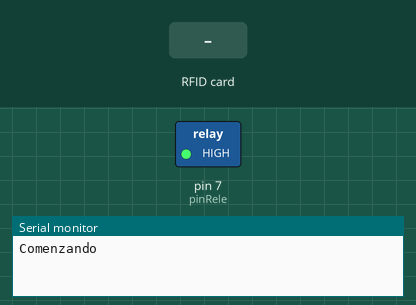
Bench run of a sketch on a simulated Arduino Uno, built with avr-gcc and run on an emulated ATmega328P. Parts: switched loads named in the sketch (green lamp = pin HIGH), the last lines printed to the serial monitor. The test bench sets the inputs (shaded band). Pins used as bus, display or sensor lines are not drawn.

Above: at 6.2 s.
6.3 s: RFID card C3 DB 94 18 held to the reader
At 7.2 s:
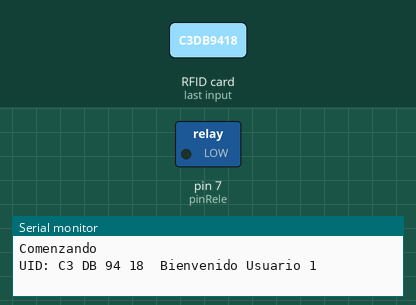
Timing chart, 0 to 12.8 s (numbered marks = the images above; inputs shaded):
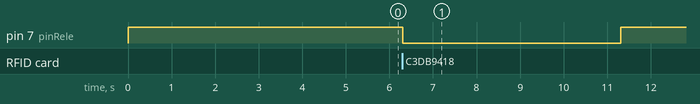

The sketch:

control_acceso_rfid.ino
```cpp
// Llavero: C3 DB 94 18
// Tarjeta: C3 8C BA 06

#include <SPI.h>      // incluye libreria bus SPI
#include <MFRC522.h>      // incluye libreria especifica para MFRC522

#define RST_PIN  9      // constante para referenciar pin de reset
#define SS_PIN  10      // constante para referenciar pin de slave select
const int pinRele = 7;

MFRC522 mfrc522(SS_PIN, RST_PIN); // crea objeto mfrc522 enviando pines de slave select y reset

byte LecturaUID[4];         // crea array para almacenar el UID leido
byte Usuario1[4] = {0xC3, 0xDB, 0x94, 0x18} ;   // UID de llavero leido en programa 1
byte Usuario2[4] = {0xC3, 0x8C, 0xBA, 0x06} ;   // UID de tarjeta leido en programa 1

void setup() {
  pinMode(pinRele, OUTPUT);
  digitalWrite(pinRele, HIGH); // Asegurarse de que el relé esté apagado al inicio (recordar que se apaga con nivel alto)
  delay(5000); //espera de 5000ms (5 segundos)
  Serial.begin(9600);     // inicializa comunicacion por monitor serie a 9600 bps
  SPI.begin();        // inicializa bus SPI
  mfrc522.PCD_Init();     // inicializa modulo lector
  Serial.println("Comenzando");    // Muestra texto "Comenzando"
}

void loop() {
  if ( ! mfrc522.PICC_IsNewCardPresent()) {  // si no hay una tarjeta presente
    return;           // retorna al loop esperando por una tarjeta
  }
  if ( ! mfrc522.PICC_ReadCardSerial())  {   // si no puede obtener datos de la tarjeta
    return;           // retorna al loop esperando por otra tarjeta
  }
  Serial.print("UID:");       // muestra texto UID:
  for (byte i = 0; i < mfrc522.uid.size; i++) { // bucle recorre de a un byte por vez el UID
    if (mfrc522.uid.uidByte[i] < 0x10) {  // si el byte leido es menor a 0x10
      Serial.print(" 0");       // imprime espacio en blanco y numero cero
    }
    else {          // sino
      Serial.print(" ");        // imprime un espacio en blanco
    }
    Serial.print(mfrc522.uid.uidByte[i], HEX);    // imprime el byte del UID leido en hexadecimal
    LecturaUID[i] = mfrc522.uid.uidByte[i];   // almacena en array el byte del UID leido
  }

  Serial.print("\t");         // imprime un espacio de tabulacion

  if (comparaUID(LecturaUID, Usuario1)) {  // llama a funcion comparaUID con Usuario1
    Serial.println("Bienvenido Usuario 1"); // si retorna verdadero muestra texto bienvenida
    digitalWrite(pinRele, LOW); // activamos el rele mediante el pin 7 (recordar que se enciende con nivel bajo)
    delay(5000); // esperamos 5000ms (5 segundos)
    digitalWrite(pinRele, HIGH); //(recordar que se apaga con nivel alto)
  }
  else if (comparaUID(LecturaUID, Usuario2)) { // llama a funcion comparaUID con Usuario2
    Serial.println("Bienvenido Usuario 2"); // si retorna verdadero muestra texto bienvenida
    digitalWrite(pinRele, LOW); // activamos el rele mediante el pin 7 (recordar que se enciende con nivel bajo)
    delay(5000); // esperamos 5000ms (5 segundos)
    digitalWrite(pinRele, HIGH); //(recordar que se apaga con nivel alto)
  }
  else     {      // si retorna falso
    Serial.println("Acceso denegado");    // muestra texto equivalente a acceso denegado
    digitalWrite(pinRele, HIGH); // desactivamos el rele mediante el pin 7 (recordar que se apaga con nivel alto)
  }
  mfrc522.PICC_HaltA();     // detiene comunicacion con tarjeta
}

boolean comparaUID(byte lectura[], byte usuario[]) // funcion comparaUID
{
  for (byte i = 0; i < mfrc522.uid.size; i++) { // bucle recorre de a un byte por vez el UID
    if (lectura[i] != usuario[i])       // si byte de UID leido es distinto a usuario
      return (false);         // retorna falso
  }
  return (true);          // si los 4 bytes coinciden retorna verdadero
}
```

Measured:
- after the input at 6.3 s, pin 7 (pinRele): HIGH → LOW at once, → HIGH 5.0 s later
